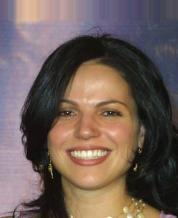
#> input picture celeba/img_celeba/000354.jpg, 178 x 218 px, found by its file name; its folder holds only this picture in this run
$ python averagePIC.py
#> lines starting #> are read from the running program, lines starting #| are printed output that depends on the picture
import cv2
import numpy as np
import os
from tqdm import tqdm

image_folder = 'project_code/assets/img_celeba/'
output_path = 'average_image.jpg'

def compute_average_image(image_folder, output_path, resize_dim=None):
    """
    Compute the average image from all images in a folder.

    Parameters:
        image_folder (str): Path to the folder containing images.
        output_path (str): Path to save the resulting average image.
        resize_dim (tuple): Dimensions to resize all images (width, height). If None, uses original size.
    """
#> called with image_folder = 'project_code/assets/img_celeba/', output_path = 'average_image.jpg', resize_dim = (256, 256)
    # Initialize variables
    total_images = 0
    sum_image = None

    # List all image files in the folder
    image_files = [os.path.join(image_folder, f) for f in os.listdir(image_folder)
                   if f.lower().endswith(('.png', '.jpg', '.jpeg', '.bmp', '.tiff'))]

    # Process each image
    for image_path in tqdm(image_files, desc="Processing images"):
        # Read the image
        img = cv2.imread(image_path)
#> img is the input picture: shape (218, 178, 3); mean B, G, R 88.5, 94.3, 110.7
        if img is None:
            print(f"Warning: Could not read image {image_path}. Skipping.")
            continue

        # Resize image if dimensions are provided
        if resize_dim:
            img = cv2.resize(img, resize_dim)
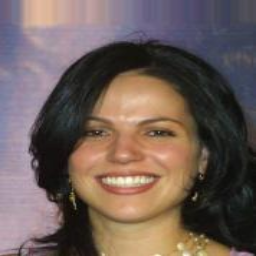
#> img: shape (256, 256, 3); mean B, G, R 88.4, 94.2, 110.6

        # Convert to float for accurate summation
        img = img.astype(np.float32)

        # Initialize sum_image on the first valid image
        if sum_image is None:
            sum_image = np.zeros_like(img)

        # Accumulate pixel values
        sum_image += img
        total_images += 1

    if total_images == 0:
        raise ValueError("No valid images found in the folder.")

    # Compute average
    avg_image = sum_image / total_images

    # Convert back to uint8 for saving
    avg_image = np.clip(avg_image, 0, 255).astype(np.uint8)

    # Save the average image
    cv2.imwrite(output_path, avg_image)
    print(f"Average image saved to {output_path}")

# Example usage
resize_dim = (256, 256)  # Optional: Resize all images to 256x256
compute_average_image(image_folder, output_path, resize_dim)

$ run again, on celeba/img_celeba/010733.jpg
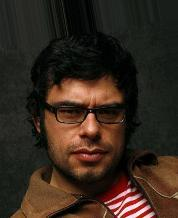
#> input picture celeba/img_celeba/010733.jpg, 178 x 218 px, found by its file name
#> in compute_average_image, img is the input picture: shape (218, 178, 3); mean B, G, R 29, 39.3, 52.7
#> in compute_average_image, `img = cv2.resize(img, resize_dim)`:
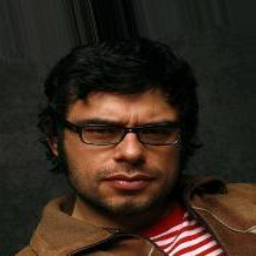
#> img: shape (256, 256, 3); mean B, G, R 28.9, 39.2, 52.6

$ run again, on celeba/img_celeba/011342.jpg
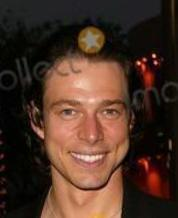
#> input picture celeba/img_celeba/011342.jpg, 178 x 218 px, found by its file name
#> in compute_average_image, img is the input picture: shape (218, 178, 3); mean B, G, R 37.9, 50.1, 74.9
#> in compute_average_image, `img = cv2.resize(img, resize_dim)`:
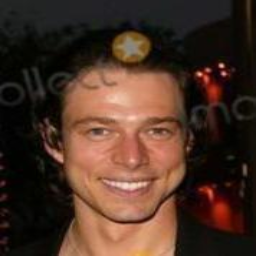
#> img: shape (256, 256, 3); mean B, G, R 37.7, 50, 74.8

$ run again, on celeba/img_celeba/015327.jpg
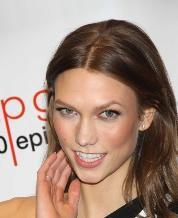
#> input picture celeba/img_celeba/015327.jpg, 178 x 218 px, found by its file name
#> in compute_average_image, img is the input picture: shape (218, 178, 3); mean B, G, R 129.9, 142.9, 167.5
#> in compute_average_image, `img = cv2.resize(img, resize_dim)`:
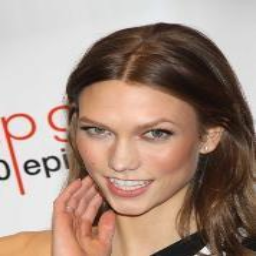
#> img: shape (256, 256, 3); mean B, G, R 129.8, 142.8, 167.3

$ run again, on celeba/img_celeba/002849.jpg
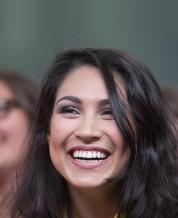
#> input picture celeba/img_celeba/002849.jpg, 178 x 218 px, found by its file name
#> in compute_average_image, img is the input picture: shape (218, 178, 3); mean B, G, R 82.1, 82.8, 92.4
#> in compute_average_image, `img = cv2.resize(img, resize_dim)`:
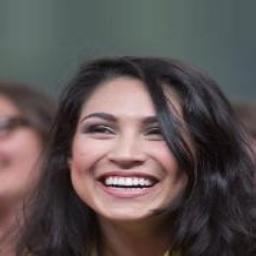
#> img: shape (256, 256, 3); mean B, G, R 82, 82.7, 92.3
